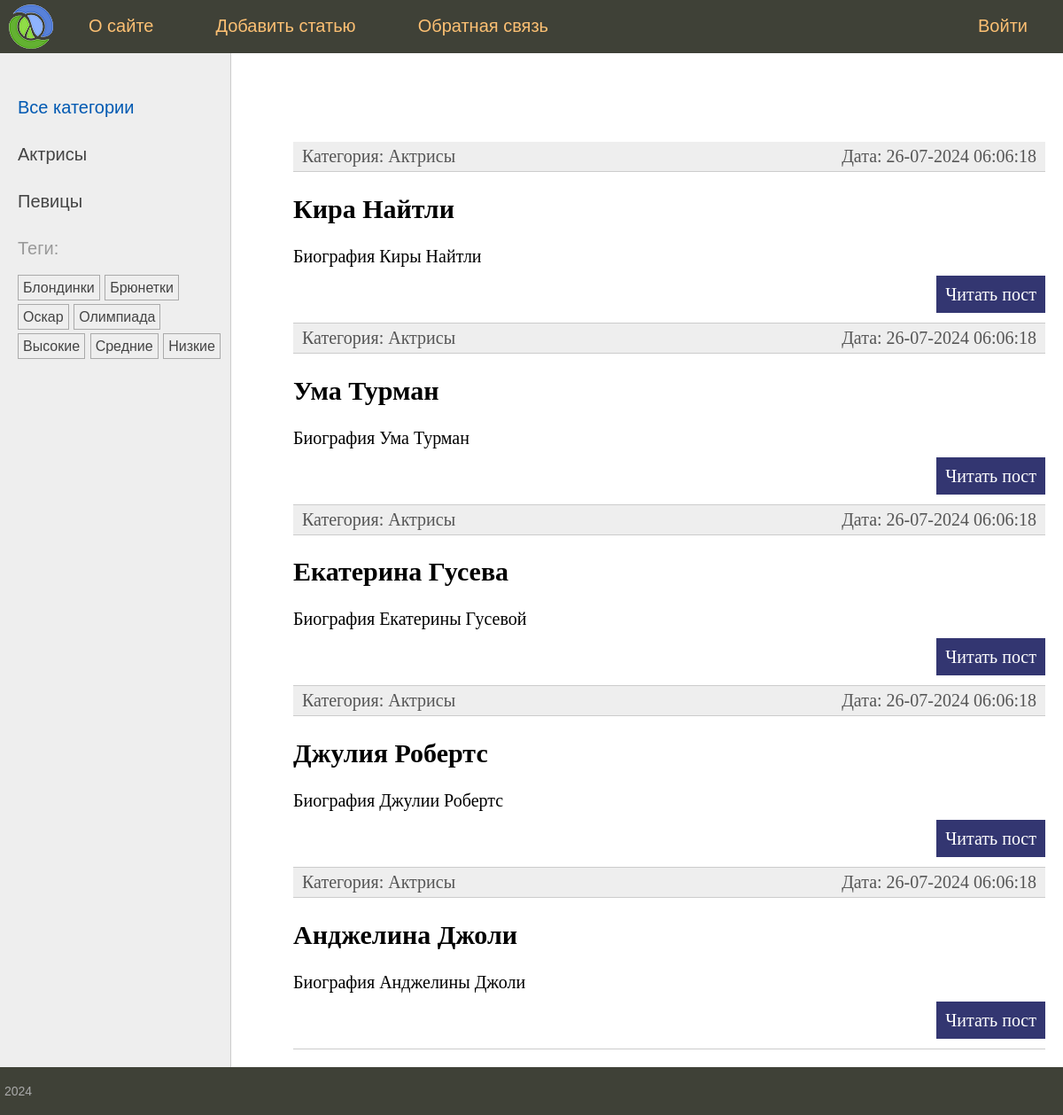
The page / on the database its author committed.
### women/models.py (models this page shows, shortened)
class Category(models.Model):
    name = models.CharField(max_length=100, db_index=True)
    slug = models.SlugField(max_length=255, unique=True, db_index=True)
    def __str__(self):
        return self.name
    def get_absolute_url(self):
        return reverse('category', kwargs={'cat_slug': self.slug})

class TagPost(models.Model):
    tag = models.CharField(max_length=100, db_index=True)
    slug = models.SlugField(max_length=255, unique=True, db_index=True)
    def get_absolute_url(self):
        return reverse('tag', kwargs={'tag_slug': self.slug})

class Women(models.Model):
    class Status(models.IntegerChoices):
        DRAFT = 0, 'Черновик'
        PUBLISHED = 1, 'Опубликовано'
    title = models.CharField(max_length=255)
    slug = models.SlugField(max_length=255, db_index=True, unique=True)
    content = models.TextField(blank=True)
    time_create = models.DateTimeField(auto_now_add=True)
    time_update = models.DateTimeField(auto_now=True)
    is_published = models.BooleanField(choices=Status.choices, default=Status.DRAFT)
    cat = models.ForeignKey('Category', on_delete=models.PROTECT, related_name='posts')
    tags = models.ManyToManyField('TagPost', blank=True, related_name='tags')
    objects = models.Manager()
    published = PublishedModel()
    class Meta:
        ordering = ['-time_create']
        indexes = [
            models.Index(fields=['-time_create']),
        ]
    def get_absolute_url(self):
        return reverse('post', kwargs={'post_slug': self.slug})

### women/views.py (the view)
# urls.py: path('', views.index, name='home'),  # http://127.0.0.1:8000
def index(request):
    posts = Women.published.all()
    data = {
        'title': 'Главная страница',
        'menu': menu,
        'posts': posts,
        'cat_selected': 0,
    }
    return render(request, 'women/index.html', context=data)

### women/models.py (called while the page is built)
    def get_queryset(self):
        return super().get_queryset().filter(is_published=Women.Status.PUBLISHED)

### women/templatetags/women_tags.py (called while the page is built)
@register.inclusion_tag('women/list_categories.html')
def show_categories(cat_selected_id=0):
    cats = Category.objects.all()
    return {'cats': cats, 'cat_selected': cat_selected_id}

@register.inclusion_tag('women/list_tags.html')
def show_all_tags():
    return {"tags": TagPost.objects.all()}

### women/templates/women/index.html (shortened to what this page needs)
{% extends 'base.html' %}
{% block content %}
<ul class="list-articles">
	{% for p in posts %}
	<li><div class="article-panel">
         <p class="first">Категория: {{p.cat}}</p>
         <p class="last">Дата: {{p.time_update|date:"d-m-Y H:i:s"}}</p>
	</div>
	<li><h2>{{p.title}}</h2>
    {% autoescape off %}
	{{p.content|linebreaks|truncatewords:40}}
    {% endautoescape %}
			<p class="link-read-post"><a href="{{ p.get_absolute_url }}">Читать пост</a></p>
			</li>
	{% endfor %}
</ul>
{% endblock %}

### women/templates/women/list_categories.html
{% for cat in cats %}
{% if cat.id == cat_selected %}
<li class="selected">{{cat.name}}</li>
{% else %}
<li><a href="{{ cat.get_absolute_url }}">{{cat.name}}</a></li>
{% endif %}
{% endfor %}

### women/templates/women/list_tags.html
{% if tags %}
    Теги:</p>
    <ul class="tags-list">
        {% for t in tags %}
        <li><a href="{{t.get_absolute_url}}">{{t.tag}}</a></li>
        {% endfor %}
    </ul>
{% endif %}

### rows shown on the page
Category: name "Актрисы"
Category: name "Певицы"
TagPost: tag "Блондинки"
TagPost: tag "Брюнетки"
TagPost: tag "Оскар"
TagPost: tag "Олимпиада"
TagPost: tag "Высокие"
TagPost: tag "Средние"
TagPost: tag "Низкие"
Women: cat "Актрисы", time_update "26-07-2024 06:06:18", title "Кира Найтли", content "Биография Киры Найтли"
Women: cat "Актрисы", time_update "26-07-2024 06:06:18", title "Ума Турман", content "Биография Ума Турман"
Women: cat "Актрисы", time_update "26-07-2024 06:06:18", title "Екатерина Гусева", content "Биография Екатерины Гусевой"
Women: cat "Актрисы", time_update "26-07-2024 06:06:18", title "Джулия Робертс", content "Биография Джулии Робертс"
Women: cat "Актрисы", time_update "26-07-2024 06:06:18", title "Анджелина Джоли", content "Биография Анджелины Джоли"

### other values the page prints
{{ m.title }} "О сайте" "Добавить статью" "Обратная связь" "Войти"
